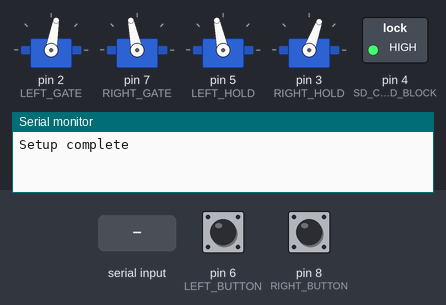
The sketch below on a simulated Arduino Uno, built with avr-gcc and run on an emulated ATmega328P. On the bench: 4 × servo, switched loads named in the sketch (green lamp = pin HIGH), the last lines printed to the serial monitor. The test bench sets the inputs (shaded band); at power-on: pin 8 (RIGHT_BUTTON) HIGH, pin 6 (LEFT_BUTTON) HIGH.

Above: at 1.2 s.
1.3 s: "1\n" received over Serial
At 1.73 s:
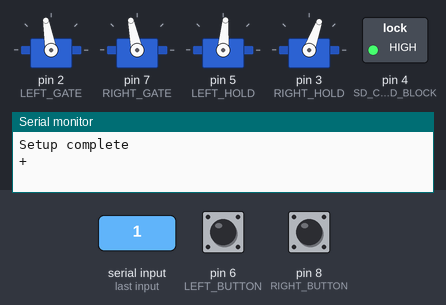
3.6 s: pin 8 (RIGHT_BUTTON) pulled LOW for 1 s
At 4.6 s:
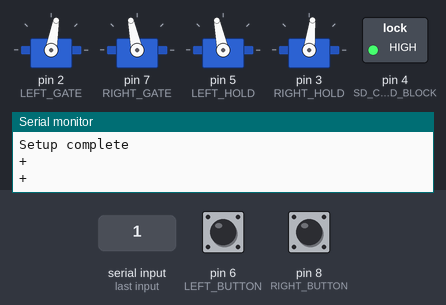
6.6 s: byte 108 ('l') received over Serial
At 7.4 s:
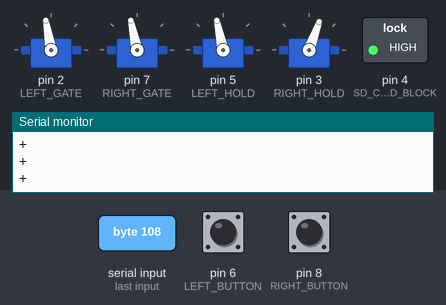
8.1 s: byte 114 ('r') received over Serial
At 8.8 s:
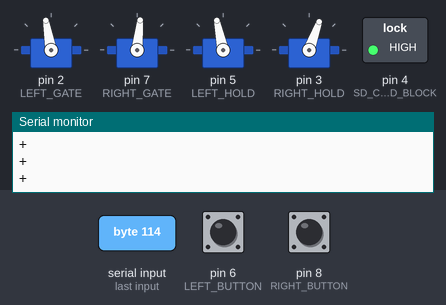
9.6 s: pin 6 (LEFT_BUTTON) pulled LOW for 0.15 s
At 11.6 s:
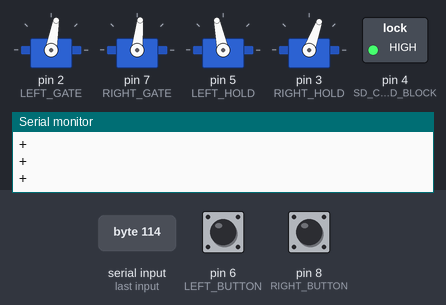
11.9 s: pin 6 (LEFT_BUTTON) pulled LOW for 1 s
At 12.9 s:
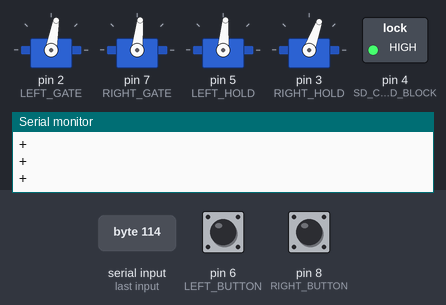
Timing chart, 0 to 15.1 s (numbered marks = the images above; inputs shaded):
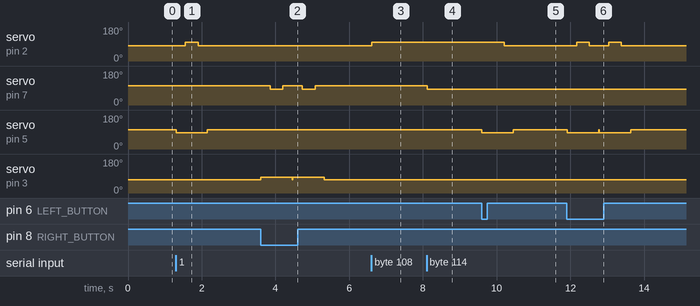

The sketch:

halloween2018.ino
```cpp
#include <Servo.h>
#include <SPI.h>
#include <Ethernet.h>

// PWM pins (3, 5, 6, 9, 10, or 11)
// Pin 10-13 are used by ethernet shield
#define SD_CARD_BLOCK 4
// 4 servos
#define LEFT_HOLD 5
#define RIGHT_HOLD 3
#define LEFT_GATE 2
#define RIGHT_GATE 7
#define LEFT_BUTTON 6
#define RIGHT_BUTTON 8
#define SHORT_DELAY 250
#define LONG_DELAY 350

// Loop delay
#define DELAY 20

byte mac[] = { 0xDE, 0xAD, 0xEE, 0xEF, 0xFE, 0xEA }; //physical mac address
byte ip[] = { 192, 168, 0, 19 }; // arduino server ip in lan
EthernetServer server(80); //arduino server port
IPAddress computer(192,168,0,100);
//IPAddress laser(192,168,0,20);

// create servo objects to control each servo
Servo leftGateServo;
Servo rightGateServo;
Servo leftHoldServo;
Servo rightHoldServo;

boolean soundsOn = false;


void setup() {
  // Open serial communications and wait for port to open:
  Serial.begin(9600);

  // Network start
  Ethernet.begin(mac, ip);
  server.begin();
  debug("Setup complete");

  // disable SD card
  pinMode(SD_CARD_BLOCK, OUTPUT);
  digitalWrite(SD_CARD_BLOCK, HIGH);

  pinMode(LEFT_BUTTON, INPUT_PULLUP);
  pinMode(RIGHT_BUTTON, INPUT_PULLUP);

  // attaches the servo on a pin to the servo object
  leftGateServo.attach(LEFT_GATE);
  rightGateServo.attach(RIGHT_GATE);
  leftHoldServo.attach(LEFT_HOLD);
  rightHoldServo.attach(RIGHT_HOLD);

  leftGate(false);
  rightGate(false);
  leftHold(false);
  rightHold(false);
}

void loop() {
  doRead();
  checkWebRequests();
  checkButtons();
  delay(DELAY);
}

void doRead() {
  if(Serial.available() > 0) {
    debug("+");
    readCommand();
  }
}

void checkButtons() {
  if(digitalRead(LEFT_BUTTON) == LOW) {
    dropLeftCandy();
  }
  if(digitalRead(RIGHT_BUTTON) == LOW) {
    dropRightCandy();
  }
}

void checkWebRequests() {
  // Create a client connection
  EthernetClient client = server.available();
  if (client) {
    //debug("New client");
    //long start = millis();
    String readString;
    while (client.connected()) {
      if (client.available()) {
        char c = client.read();

        //read char by char HTTP request
        if (readString.length() < 100) {
          //store characters to string
          readString += c;
        }

        //if this is the end of a single line
        if (c == '\n') {
          //debug(readString);
          delay(1);

          // The loop ignore all string that are not a get request
          if(readString.indexOf("GET") == 0) {
            int commandLocation = readString.indexOf("command=");
            if(commandLocation > 0) {
              int command = readString.charAt(commandLocation + 8);
              doCommand(command);
            }
            htmlResponse(client);
            //stopping client
            client.stop();
            //debug("closed client");
          }
          //clearing string for next read
          readString="";
        }
      }
    }
  }
}

void htmlResponse(EthernetClient client) {
    //now output HTML data header
    client.println("HTTP/1.1 200 OK");
    client.println("Content-Type: text/html");
    client.println();
    client.println("<HTML>");
    client.println("<HEAD>");
    client.println("<TITLE>Candy Controller</TITLE>");
    client.println("</HEAD>");
    client.println("<BODY>");
    client.println("<H1>Candy</H1>");
    client.println("<a href=\"a\">Refresh</a><br/>");
    client.println("<a href=\"a?command=1\">Kit Kat</a><br/>");
    client.println("<a href=\"a?command=2\">Crunch</a><br/>");
    client.println("<br/>");
    client.println("</BODY>");
    client.println("</HTML>");
}

/** Read a character from serial and react */
void readCommand() {
  // Read the command
  int command = Serial.read();
  doCommand(command);
}

void doCommand(int command) {
  if(command == 'l') {
      leftGate(true);
  }
  if(command == 'L') {
      leftGate(false);
  }
  if(command == 'r') {
      rightGate(true);
  }
  if(command == 'R') {
      rightGate(false);
  }
  if(command == 'm') {
      leftHold(true);
  }
  if(command == 'M') {
      leftHold(false);
  }
  if(command == 's') {
      rightHold(true);
  }
  if(command == 'S') {
      rightHold(false);
  }
  if(command == '1') {
      dropLeftCandy();
  }
  if(command == '2') {
      dropRightCandy();
  }
  if(command == 'h') {
    soundsOn = true;
  }
  if(command == 'H') {
    soundsOn = false;
  }
}

void dropLeftCandy() {
  playSound();
  leftHold(true);
  delay(SHORT_DELAY);
  leftGate(true);
  delay(LONG_DELAY);
  leftGate(false);
  delay(SHORT_DELAY);
  leftHold(false);
}
void dropRightCandy() {
  playSound();
  rightHold(true);
  delay(SHORT_DELAY);
  rightGate(true);
  delay(LONG_DELAY);
  rightGate(false);
  delay(SHORT_DELAY);
  rightHold(false);
}

// Function to control the left gate
void leftGate(boolean state) {
  if(state) {
    leftGateServo.write(100);
  } else {
    leftGateServo.write(80);
  }
}
// Function to control the arm that holds back the cnady
void leftHold(boolean state) {
  if(state) {
    leftHoldServo.write(85);
  } else {
    leftHoldServo.write(102);
  }
}

void rightGate(boolean state) {
  if(state) {
    rightGateServo.write(84);
    //rightGateServo.write(71); // 71 will remove the gate
  } else {
    rightGateServo.write(102);
  }
}

// Function to control the arm that holds back the cnady
void rightHold(boolean state) {
  if(state) {
    rightHoldServo.write(83);
  } else {
    rightHoldServo.write(70);
  }
}

void playSound() {
  if(soundsOn) {
      callPage(computer, 'c');
  }
}

void callPage(IPAddress location, char command) {
  EthernetClient client;

  // if you get a connection, report back via serial:
  if (client.connect(location, 8080)) {
    Serial.println("connected");
    // Make a HTTP request:
    client.print("GET /halloween/doorbell.jsp?command=");
    client.print(command);
    client.println(" HTTP/1.1");
    client.println("Host: www.ninox.com");
    client.println("Connection: close");
    client.println();

    getPage(client);
  }
  else {
    // if you didn't get a connection to the server:
    Serial.println("connection failed");
  }

}

void getPage(EthernetClient client)
{
  int reading = 1;
  while(reading > 0) {
    // if there are incoming bytes available
    // from the server, read them and print them:
    if (client.available()) {
      char c = client.read();
      Serial.print(c);
    }

    // if the server's disconnected, stop the client:
    if (!client.connected()) {
      Serial.println();
      Serial.println("disconnecting.");
      client.stop();
      reading = 0;
    }
  }
}

void debug(String s) {
  Serial.println(s);
}
```

Measured:
- after the input at 1.3 s, servo on pin 2 (LEFT_GATE): 80° → 100° after 0.26 s, → 80° 0.35 s later; servo on pin 5 (LEFT_HOLD): 102° → 85° at once, → 102° 0.85 s later
- after the input at 3.6 s, servo on pin 7 (RIGHT_GATE): alternates 102° for 0.52 s and 84° for 0.35 s, 4 changes in all, then stays 102°, starting after 0.25 s; servo on pin 3 (RIGHT_HOLD): 70° → 83° at once, → 70° 1.7 s later
- after the input at 6.6 s, servo on pin 2 (LEFT_GATE): 80° → 100° at once
- after the input at 8.1 s, servo on pin 7 (RIGHT_GATE): 102° → 84° at once
- after the input at 9.6 s, servo on pin 2 (LEFT_GATE): 100° → 80° after 0.60 s; servo on pin 5 (LEFT_HOLD): 102° → 85° at once, → 102° 0.85 s later
- after the input at 11.9 s, servo on pin 2 (LEFT_GATE): alternates 100° for 0.35 s and 80° for 0.52 s, 4 changes in all, then stays 80°, starting after 0.27 s; servo on pin 5 (LEFT_HOLD): 102° → 85° at once, → 102° 1.7 s later
